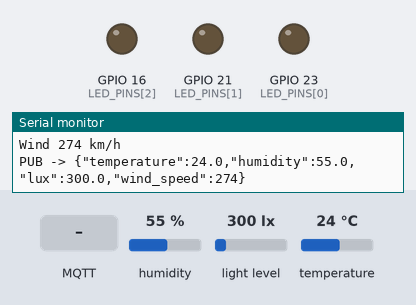
Simulated run of this sketch. Board: ESP32. On the bench: output pins drawn as LEDs (lit = HIGH), the last lines printed to the serial monitor. The inputs (shaded band) are chosen by the test bench; at power-on: humidity 55 %, light level 300 lx, temperature 24 °C. WiFi joins after 1.5 s; servers stay silent unless stated; random numbers use the default seed unless the sketch sets one; no MQTT or app messages arrive unless stated; not simulated (calls return 0 or success): secrets.h; names the files do not define were given values by the test bench: MQTT_PORT = 1883.

Above: at 2.3 s.
2.4 s: MQTT message "ON" arrives on the first subscribed topic
At 5.2 s:
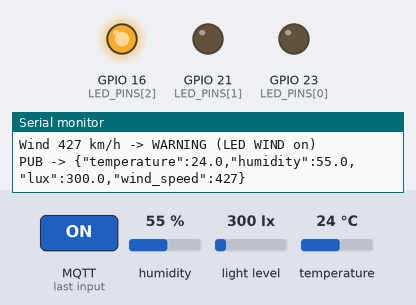
7.5 s: MQTT message "OFF" arrives on the first subscribed topic
15.5 s: MQTT message "1" arrives on the first subscribed topic
Timing chart, 0 to 19.5 s (numbered marks = the images above; inputs shaded):
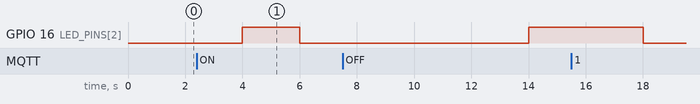

The sketch:

esp32.ino
```cpp
// ESP32 firmware for the MyIoT backend.
//
// Publishes {"temperature":27.3,"humidity":55.0,"lux":2.5,"wind_speed":342} to TOPIC_SENSOR
// (fields whose sensor failed are left out) and executes LED commands from TOPIC_CONTROL:
//
//   backend -> ESP32   {"actionId": 42, "deviceId": 2, "command": "ON"}   ("ON" or "OFF")
//   ESP32 -> backend   {"actionId": 42, "status": "SUCCESS", "state": "ON", "message": "LED 2 on"}
//
// deviceId N (1..LED_COUNT) is the backend's "LED N" device and drives LED_PINS[N - 1].
//
// wind_speed is simulated: a random whole number from 0 to 500 km/h every SENSOR_INTERVAL_MS.
// LED 3 (device 3, "LED WIND") is the wind warning light. It lights up by itself while the wind
// speed is >= the wind threshold and is off otherwise; commands for it are refused. The threshold
// is set in the app: the backend publishes it retained on TOPIC_CONFIG as {"windThreshold": 300}
// and it applies at once; until it arrives the default WIND_WARNING_THRESHOLD is used.
//
// Libraries: PubSubClient, BH1750, DHT sensor library, ArduinoJson (v7).

#include <WiFi.h>
#include <PubSubClient.h>
#include <Wire.h>
#include <BH1750.h>
#include <DHT.h>
#include <ArduinoJson.h>

#include "secrets.h"

// Must match the backend's MQTT_TOPIC_* settings (these are its defaults).
const char* TOPIC_SENSOR = "myiot/esp32/sensor-data";
const char* TOPIC_CONTROL = "myiot/esp32/device-control";
const char* TOPIC_RESPONSE = "myiot/esp32/device-response";
const char* TOPIC_CONFIG = "myiot/esp32/config";

#define DHT_PIN 22
#define DHT_TYPE DHT11
#define SDA_PIN 33
#define SCL_PIN 25

const uint8_t LED_PINS[] = {23, 21, 16};
const size_t LED_COUNT = sizeof(LED_PINS) / sizeof(LED_PINS[0]);

// The wind warning LED is the third LED (device 3). Keep the threshold equal to the backend's.
const long WIND_LED_DEVICE_ID = 3;
const int WIND_MAX = 500;
const int WIND_WARNING_THRESHOLD = 300;  // default, until the backend sends the configured one
int windThreshold = WIND_WARNING_THRESHOLD;

const unsigned long SENSOR_INTERVAL_MS = 2000;
const unsigned long WIFI_RETRY_MS = 5000;
const unsigned long MQTT_RETRY_MS = 2000;

DHT dht(DHT_PIN, DHT_TYPE);
BH1750 lightMeter;
bool bh1750Ready = false;

WiFiClient espClient;
PubSubClient client(espClient);

unsigned long lastSensorTime = 0;
unsigned long lastWifiTry = 0;
unsigned long lastMqttTry = 0;

// deviceId is 1-based; returns -1 when it does not match an LED.
int ledPin(long deviceId) {
  if (deviceId < 1 || deviceId > (long)LED_COUNT) return -1;
  return LED_PINS[deviceId - 1];
}

void publishResponse(long actionId, int pin, const char* status, const char* message) {
  JsonDocument doc;
  doc["actionId"] = actionId;
  doc["status"] = status;
  if (pin >= 0) doc["state"] = digitalRead(pin) == HIGH ? "ON" : "OFF";
  doc["message"] = message;

  char buf[200];
  size_t n = serializeJson(doc, buf, sizeof(buf));
  client.publish(TOPIC_RESPONSE, reinterpret_cast<const uint8_t*>(buf), n, false);

  Serial.print("RESP -> ");
  Serial.println(buf);
}

void handleControl(const byte* payload, unsigned int length) {
  JsonDocument doc;
  DeserializationError err = deserializeJson(doc, payload, length);
  long actionId = doc["actionId"] | 0L;

  if (err) {
    Serial.print("Bad control JSON: ");
    Serial.println(err.c_str());
    publishResponse(actionId, -1, "FAILED", "Invalid control message");
    return;
  }

  long deviceId = doc["deviceId"] | 0L;
  int pin = ledPin(deviceId);
  if (pin < 0) {
    publishResponse(actionId, -1, "FAILED", "Unknown device");
    return;
  }

  const char* command = doc["command"] | "";
  char message[24];
  if (strcmp(command, "ON") == 0) {
    digitalWrite(pin, HIGH);
    snprintf(message, sizeof(message), "LED %ld on", deviceId);
    publishResponse(actionId, pin, "SUCCESS", message);
  } else if (strcmp(command, "OFF") == 0) {
    digitalWrite(pin, LOW);
    snprintf(message, sizeof(message), "LED %ld off", deviceId);
    publishResponse(actionId, pin, "SUCCESS", message);
  } else {
    publishResponse(actionId, pin, "FAILED", "Unknown command");
  }
}

// {"windThreshold": 300}: the wind speed from which the warning LED lights up.
void handleConfig(const byte* payload, unsigned int length) {
  JsonDocument doc;
  if (deserializeJson(doc, payload, length)) {
    Serial.println("Bad config JSON");
    return;
  }
  if (doc["windThreshold"].is<int>()) {
    int value = doc["windThreshold"].as<int>();
    if (value >= 0 && value <= WIND_MAX) {
      windThreshold = value;
      Serial.print("Wind threshold = ");
      Serial.println(windThreshold);
    }
  }
}

void mqttCallback(char* topic, byte* payload, unsigned int length) {
  Serial.print("MQTT <- ");
  Serial.print(topic);
  Serial.print(": ");
  Serial.write(payload, length);
  Serial.println();

  if (strcmp(topic, TOPIC_CONTROL) == 0) {
    handleControl(payload, length);
  } else if (strcmp(topic, TOPIC_CONFIG) == 0) {
    handleConfig(payload, length);
  }
}

// Non-blocking: called from loop(), retries at most every WIFI_RETRY_MS.
void ensureWiFi() {
  if (WiFi.status() == WL_CONNECTED) return;
  unsigned long now = millis();
  if (lastWifiTry != 0 && now - lastWifiTry < WIFI_RETRY_MS) return;
  lastWifiTry = now;
  Serial.println("Connecting WiFi...");
  WiFi.disconnect();
  WiFi.begin(WIFI_SSID, WIFI_PASSWORD);
}

void ensureMqtt() {
  if (client.connected() || WiFi.status() != WL_CONNECTED) return;
  unsigned long now = millis();
  if (lastMqttTry != 0 && now - lastMqttTry < MQTT_RETRY_MS) return;
  lastMqttTry = now;

  String clientId = "esp32-" + String((uint32_t)ESP.getEfuseMac(), HEX);
  Serial.print("Connecting MQTT... ");
  if (client.connect(clientId.c_str(), MQTT_USER, MQTT_PASS)) {
    Serial.println("connected");
    client.subscribe(TOPIC_CONTROL, 1);
    client.subscribe(TOPIC_CONFIG, 1);
  } else {
    Serial.print("failed, rc=");
    Serial.println(client.state());
  }
}

// Draws the simulated wind speed and lights the warning LED when it reaches the threshold.
// Runs every interval, even while MQTT is down, so the LED never depends on the network.
int updateWindWarning() {
  int wind = random(0, WIND_MAX + 1);  // 0 to 500 inclusive
  bool warning = wind >= windThreshold;
  digitalWrite(ledPin(WIND_LED_DEVICE_ID), warning ? HIGH : LOW);
  Serial.print("Wind ");
  Serial.print(wind);
  Serial.println(warning ? " km/h -> WARNING (LED WIND on)" : " km/h");
  return wind;
}

void publishSensorData(int wind) {
  float temperature = dht.readTemperature();
  float humidity = dht.readHumidity();
  float lux = bh1750Ready ? lightMeter.readLightLevel() : NAN;

  // Only include the fields that were read successfully.
  JsonDocument doc;
  if (!isnan(temperature)) doc["temperature"] = serialized(String(temperature, 1));
  if (!isnan(humidity)) doc["humidity"] = serialized(String(humidity, 1));
  if (!isnan(lux) && lux >= 0) doc["lux"] = serialized(String(lux, 1));
  doc["wind_speed"] = wind;

  if (doc.size() == 0) {
    Serial.println("No sensor could be read");
    return;
  }

  char buf[128];
  size_t n = serializeJson(doc, buf, sizeof(buf));
  client.publish(TOPIC_SENSOR, reinterpret_cast<const uint8_t*>(buf), n, false);

  Serial.print("PUB -> ");
  Serial.println(buf);
}

void setup() {
  Serial.begin(115200);

  for (size_t i = 0; i < LED_COUNT; i++) {
    pinMode(LED_PINS[i], OUTPUT);
  }
  for (size_t i = 0; i < LED_COUNT; i++) {
    digitalWrite(LED_PINS[i], LOW);
  }

  dht.begin();

  Wire.begin(SDA_PIN, SCL_PIN);
  bh1750Ready = lightMeter.begin(BH1750::CONTINUOUS_HIGH_RES_MODE);
  Serial.println(bh1750Ready ? "BH1750 ready" : "BH1750 init FAILED");

  WiFi.mode(WIFI_STA);
  WiFi.setAutoReconnect(true);

  client.setServer(MQTT_SERVER, MQTT_PORT);
  client.setCallback(mqttCallback);
}

void loop() {
  ensureWiFi();
  ensureMqtt();
  client.loop();

  unsigned long now = millis();
  if (now - lastSensorTime >= SENSOR_INTERVAL_MS) {
    lastSensorTime = now;
    int wind = updateWindWarning();
    if (client.connected()) publishSensorData(wind);
  }
}
```
